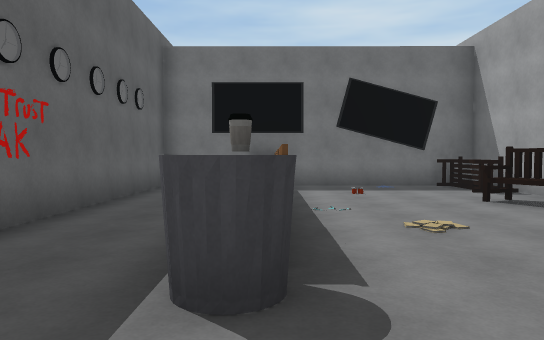
[1] (above)

24 first-person views from a walk through a scene from a Unity 3-D project. The camera is 1.4 m above the floor, tilts 2° down and sees 70° across. Doors are open. The floor is counted in squares, 2 m on a side. Each view is taken from the middle of a square. On the plan, view 1 faces up. The plan holds only what a view shows up to about 11 squares ahead; the rest is blank. The place goes on beyond the plan. The player character is not drawn. Some animated figures are left out. Some surface patterns are stand-ins.

[2]
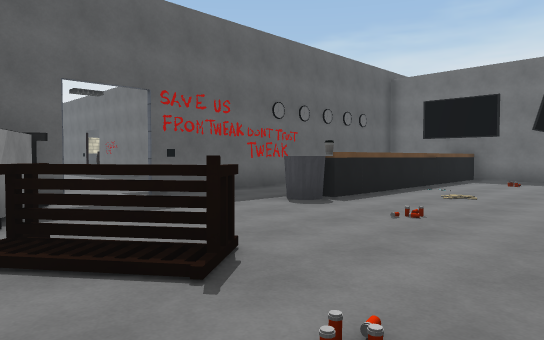

[3]
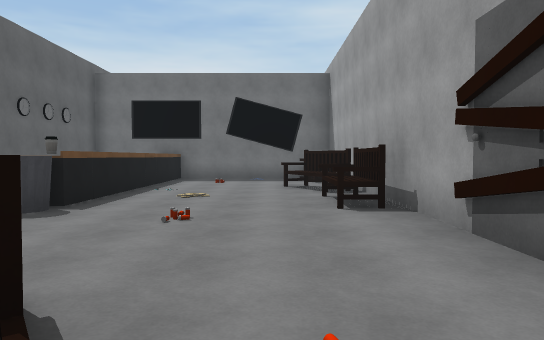

[4]
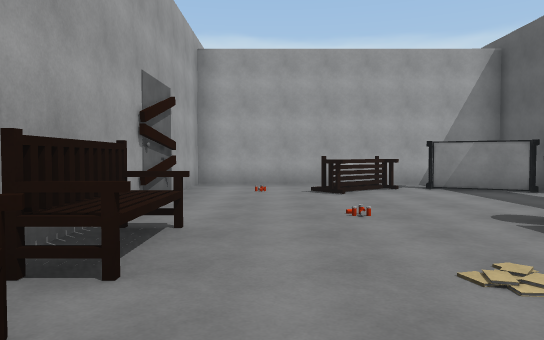

[5]
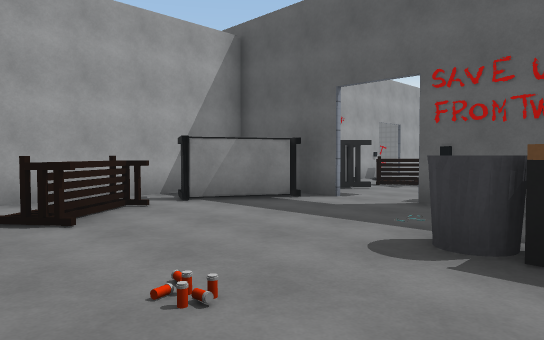

[6]
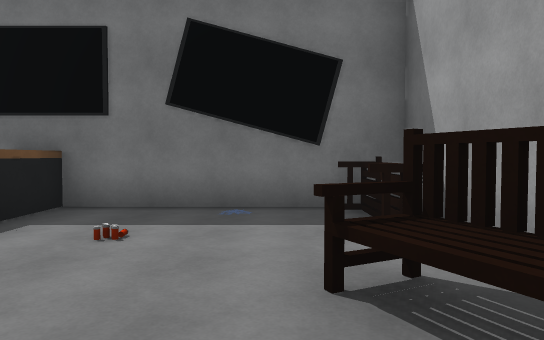

[7]
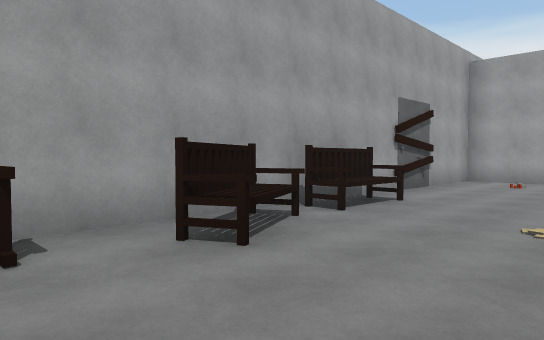

[8]
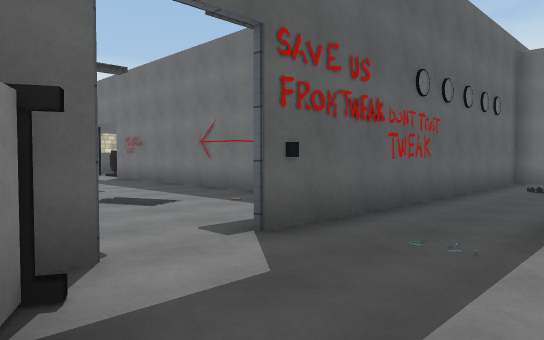

[9]
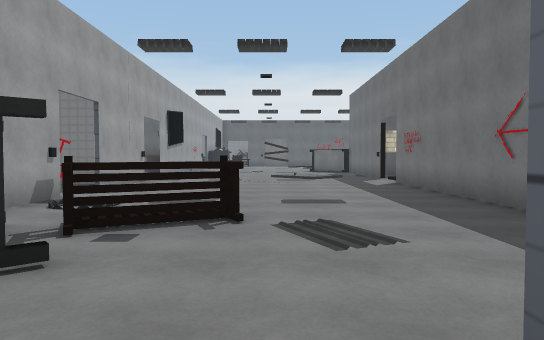

[10]
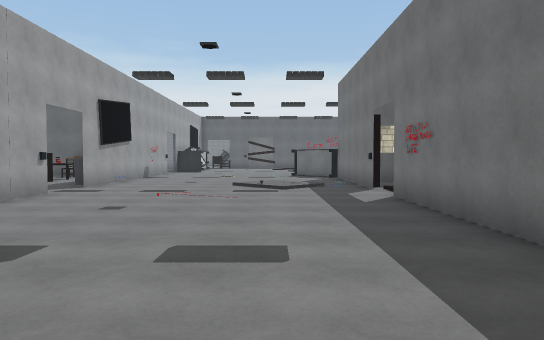

[11]
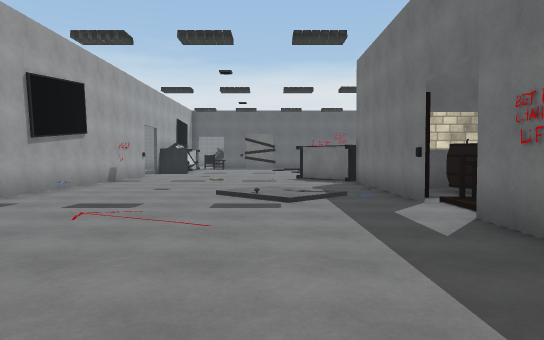

[12]
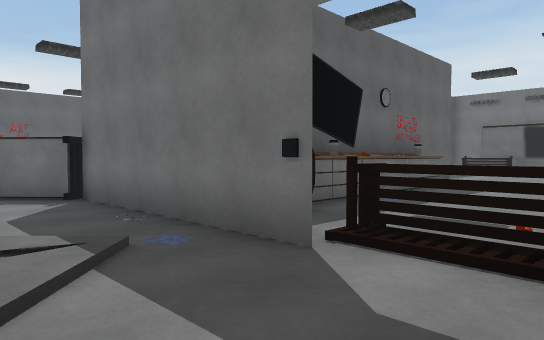

[13]
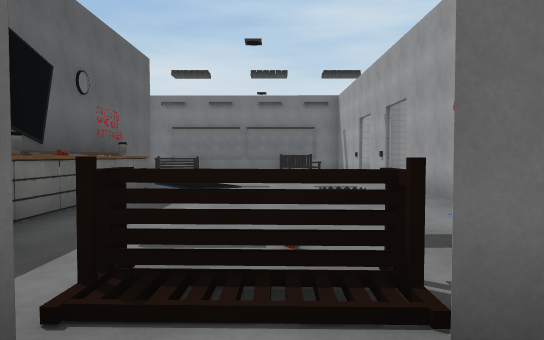

[14]
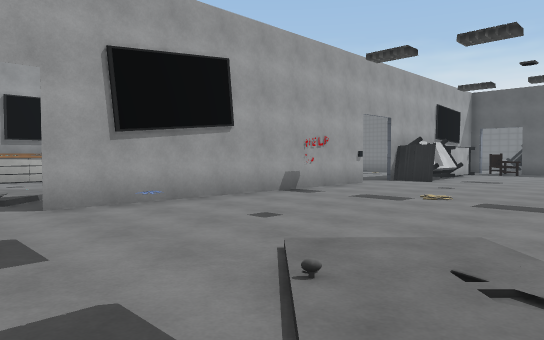

[15]
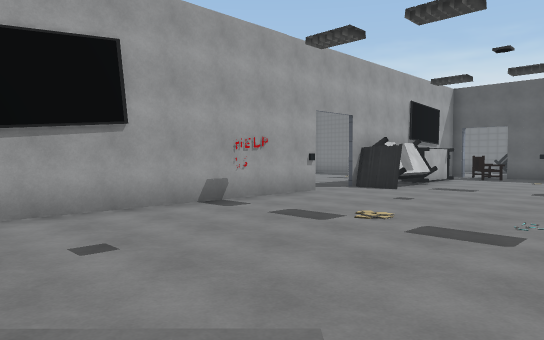

[16]
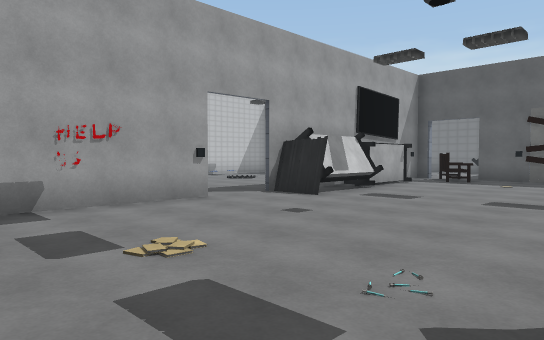

[17]
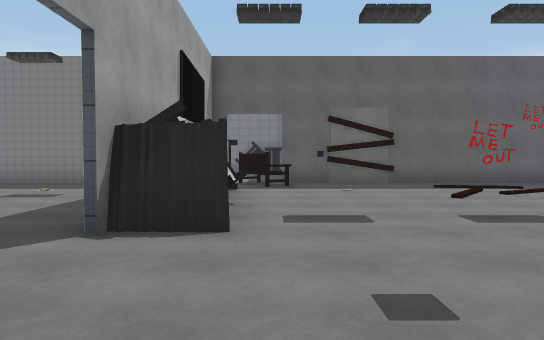

[18]
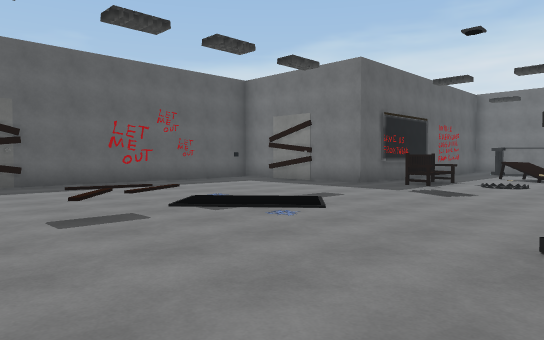

[19]
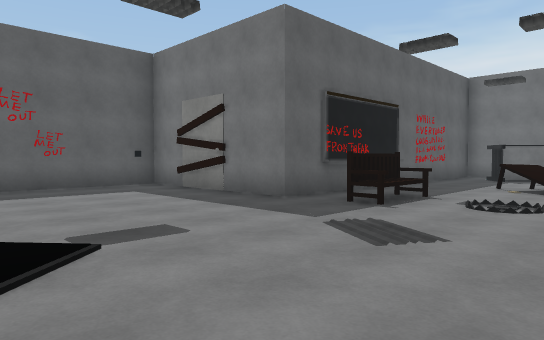

[20]
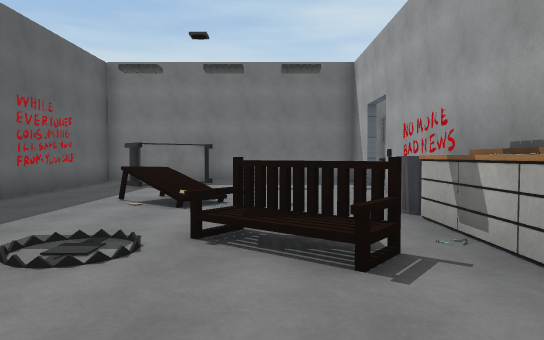

[21]
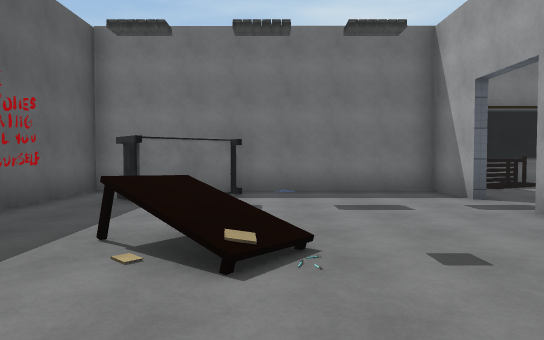

[22]
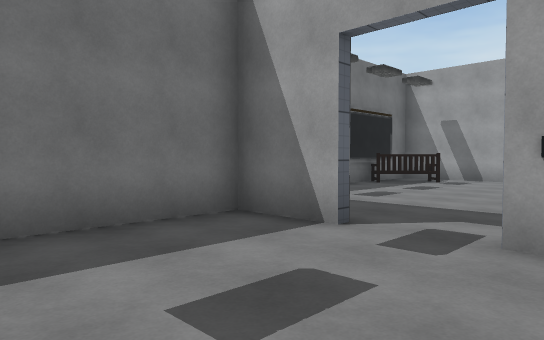

[23]
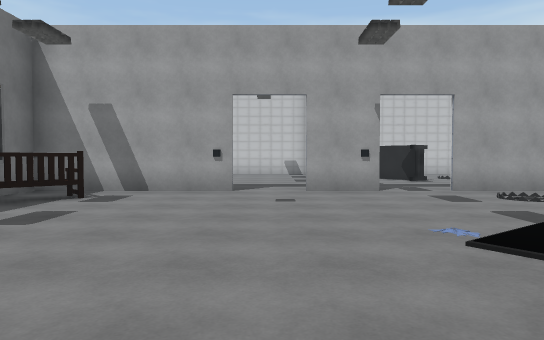

[24]
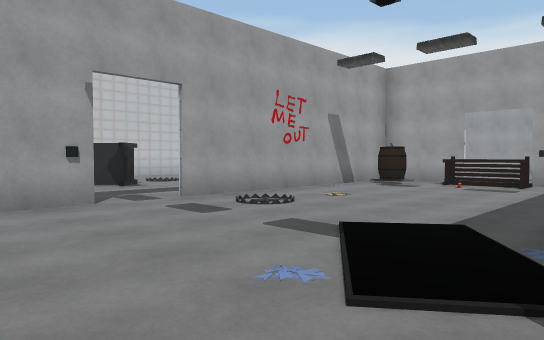

### Floor plan
Points are (right, up) in squares from view 1. A wall is a line through its corners. A room is listed if a view was taken in it or the views show most of it. See-through windows are left out.
Room 1 (views 1, 2, 3, 4, 5, 6, 7, 8, 9)
walls: (-2.6, 3.5) (-2.6, 0.4); (4.8, 0.4) (4.8, 9.4) (-2.6, 9.4) (-2.6, 5.4); (-2.6, -0.9) (-2.6, -2.3); (-1.1, -3.6) (4.8, -3.6) (4.8, -1.4)
ways out: open door at (-3, -0.5) to room 2
objects: other object (-2, -3) to (-1, -2); other object (0, 2); other object (0, 3); other object (0, 4); other object (0, 5); other object (0, 6); other object (0, 7); other object (0, 8); other object (0, 9); other object (1, -2) to (2, -1); other object (4, 3); other object (4, 5) to (4, 6); other object (4, 7); other object (4, 9); other object (5, -1); other object (5, 0)
Room 2 (views 10, 11, 12, 13, 14, 15, 16, 17, 18, 19, 20, 21, 22, 23, 24)
walls: (-15.4, 3.3) (-18.5, 3.3); (-18.7, 10.9) (-18.7, 13.9); (-20.5, -3.6) (-14.4, -3.6); (-25.5, 9.6) (-25.5, 9); (-10.1, 4.2) (-10.1, 10.4); (-16.3, 12.6) (-16.3, 10.6); (-28.3, 7.9) (-30.2, 7.9) (-30.2, -1.5); (-11.5, -3.6) (-10, -3.6); (-18.7, 15.2) (-18.7, 16.9) (-22.8, 16.9); (-9.3, 12.5) (-9.8, 12.5); (-5.7, 3.3) (-12.5, 3.3) (-11.1, 3.3); (-25.6, 16.5) (-25.6, 7.9) (-26.5, 7.9); (-25, 16.9) (-25.5, 16.9); (-10.1, 15.4) (-10.1, 18.8) (-11.2, 18.8); (-15.2, 18.8) (-16.6, 18.8); (-30.2, -6.9) (-30.2, -9.3); (-12.2, 18.8) (-13.3, 18.8); (-11.2, 18.6) (-13.6, 18.6)
ways out: open door at (-3, -0.5) to room 1; opening at (-16.2, -4.2); opening at (-10.5, 12); opening at (-10, 14.5); open door at (-19.5, 15); open door at (-10.7, 10.7); open door at (-10.5, 13); open door at (-9.5, -3)
objects: other object (-30, -3) to (-29, -2); other object (-30, 0); other object (-28, -3) to (-26, -3); other object (-28, 8); other object (-27, 8); other object (-25, -3) to (-24, -3); other object (-24, 8) to (-24, 9); other object (-24, 15) to (-23, 16); other object (-23, 12); other object (-22, -4); other object (-21, 9) to (-20, 9); other object (-20, 2) to (-19, 3); other object (-20, 8); other object (-19, 9); other object (-19, 10); other object (-19, 11); other object (-17, 18) to (-16, 18); other object (-16, 3) to (-15, 4); other object (-16, 4) to (-15, 5); other object (-16, 6); other object (-16, 8); other object (-16, 9); other object (-16, 10); other object (-15, 10); other object (-14, 3); other object (-14, 4) to (-13, 4); other object (-13, -4); other object (-12, 18) to (-11, 18); other object (-11, 5); other object (-10, 12); other object (-10, 15); other object (-6, -2) to (-6, -1); other object (-5, -3) to (-4, -2)

Where each view was taken, in squares from view 1:
view 1: 0 up, 0 right, facing up
view 2: 3 down, 4 right, facing up-left
view 3: 3 down, 3 right, facing up
view 4: 6 up, 3 right, facing down
view 5: 3 up, 3 right, facing down-left
view 6: 4 up, 3 right, facing up
view 7: 8 up, 1 right, facing down-right
view 8: 2 down, 0 right, facing up-left
view 9: 0 up, 2 left, facing left
view 10: 1 up, 5 left, facing left
view 11: 1 up, 8 left, facing left
view 12: 1 up, 12 left, facing up-left
view 13: 2 up, 13 left, facing up
view 14: 2 up, 13 left, facing down-left
view 15: 2 up, 15 left, facing down-left
view 16: 2 up, 18 left, facing down-left
view 17: 2 down, 20 left, facing left
view 18: 1 down, 20 left, facing up-left
view 19: 3 up, 21 left, facing up-left
view 20: 6 up, 21 left, facing up
view 21: 9 up, 22 left, facing up
view 22: 13 up, 22 left, facing up-right
view 23: 14 up, 18 left, facing right
view 24: 14 up, 16 left, facing down-right
